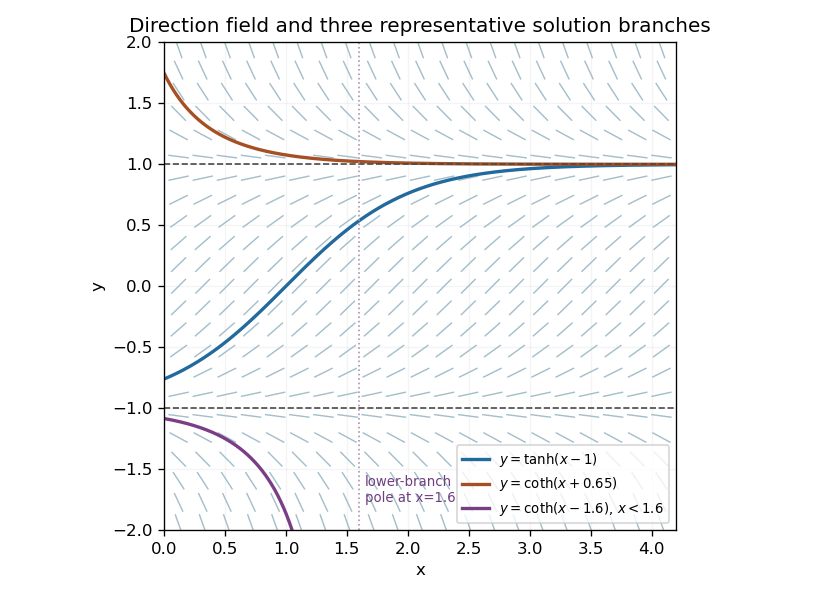

The script that saved this image:
"""Autonomous scalar direction field. Python 3.14; NumPy/Matplotlib.
Opaque PNG basename output to caller CWD; respects caller MPLCONFIGDIR.
"""
from pathlib import Path
import numpy as np
import matplotlib.pyplot as plt
from matplotlib.collections import LineCollection


def main():
    fig, ax = plt.subplots(figsize=(7, 5))
    xx, yy = np.meshgrid(np.linspace(.12, 4.08, 21), np.linspace(-1.95, 1.95, 23))
    dy = 1-yy*yy; norm = np.sqrt(1+dy*dy)
    dx = .085/norm; sy = .085*dy/norm
    seg = np.stack([np.stack([xx-dx, yy-sy], -1), np.stack([xx+dx, yy+sy], -1)], -2).reshape(-1, 2, 2)
    ax.add_collection(LineCollection(seg, colors='#a4becb', linewidths=.85))
    x = np.linspace(0, 4.2, 800)
    ax.plot(x, np.tanh(x-1), color='#226a9d', lw=2, label=r'$y=\tanh(x-1)$')
    ax.plot(x, 1/np.tanh(x+.65), color='#a64f22', lw=2, label=r'$y=\coth(x+0.65)$')
    xlow = np.linspace(0, 1.58, 700)
    ax.plot(xlow, 1/np.tanh(xlow-1.6), color='#7a3e86', lw=2, label=r'$y=\coth(x-1.6)$, $x<1.6$')
    for y in [-1, 1]: ax.axhline(y, color='#494949', linestyle='--', lw=1)
    ax.axvline(1.6, color='#ad91b4', linestyle=':', lw=1)
    ax.text(1.65, -1.77, 'lower-branch\npole at x=1.6', color='#6e3e7d', fontsize=8)
    ax.set(xlim=(0, 4.2), ylim=(-2, 2), xlabel='x', ylabel='y')
    ax.set_aspect('equal', adjustable='box')
    ax.legend(loc='lower right', fontsize=8)
    ax.set_title('Direction field and three representative solution branches')
    ax.grid(alpha=.13)
    fig.tight_layout()
    fig.savefig(Path.cwd()/'paper-2-slope-field.png', dpi=120, facecolor='white', transparent=False)
    plt.close(fig)


if __name__ == '__main__': main()
